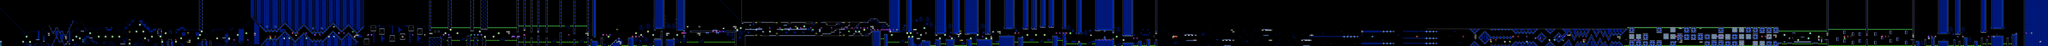

Tiled map render using the project's own tile images. Description and the map definition, with tile-layer contents summarised, below:
An orthogonal 1193x27 tile map with 16x16 px tiles, 2 tile layers (SP, ...), 4 tilesets, 2 image layers.

<map version="1.10" tiledversion="1.11.2" orientation="orthogonal" renderorder="right-down" width="1193" height="27" tilewidth="16" tileheight="16" infinite="0" nextlayerid="5" nextobjectid="1">
 <editorsettings>
  <chunksize width="16" height="27" />
  <export target="deadlocked.csv" format="csv" />
 </editorsettings>
 <tileset firstgid="1" name="famidash" tilewidth="16" tileheight="16" tilecount="256" columns="16">
  <image source="../../../GRAPHICS/famidash.bmp" width="256" height="256" />
 </tileset>
 <tileset firstgid="257" name="sprites" tilewidth="16" tileheight="16" tilecount="256" columns="16">
  <image source="../../../GRAPHICS/sprites.png" width="256" height="256" />
 </tileset>
 <tileset firstgid="513" name="sprites" tilewidth="16" tileheight="16" tilecount="256" columns="16">
  <image source="../../../GRAPHICS/sprites.png" width="256" height="256" />
 </tileset>
 <tileset firstgid="769" name="famidash" tilewidth="16" tileheight="16" tilecount="256" columns="16">
  <image source="../../../GRAPHICS/famidash.bmp" width="256" height="256" />
 </tileset>
 <imagelayer id="3" name="Image Layer 1" parallaxx="0.9" parallaxy="0.9" repeatx="1" repeaty="1"><image source="../../../GRAPHICS/Old/parallax Blue.bmp" width="192" height="72" /></imagelayer><imagelayer id="4" name="Image Layer 2" offsetx="0" offsety="432" repeatx="1"><image source="../../../GRAPHICS/ground.bmp" width="80" height="32" /></imagelayer><layer id="1" width="1193" height="27">
  <data>[32211 cells, 32211 non-empty, 109 distinct tile ids]</data>
 </layer>
 <layer id="2" name="SP" width="1193" height="27" opacity="0.87">
  <data>[32211 cells, 376 non-empty, 62 distinct tile ids]</data>
 </layer>
</map>
